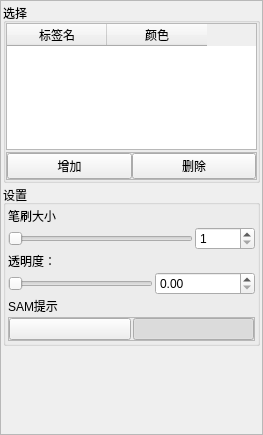
<?xml version="1.0" encoding="UTF-8"?>
<ui version="4.0">
 <class>Form</class>
 <widget class="QWidget" name="Form">
  <property name="geometry">
   <rect>
    <x>0</x>
    <y>0</y>
    <width>263</width>
    <height>435</height>
   </rect>
  </property>
  <property name="windowTitle">
   <string>Form</string>
  </property>
  <layout class="QVBoxLayout" name="verticalLayout">
   <property name="spacing">
    <number>0</number>
   </property>
   <property name="leftMargin">
    <number>0</number>
   </property>
   <property name="topMargin">
    <number>0</number>
   </property>
   <property name="rightMargin">
    <number>0</number>
   </property>
   <property name="bottomMargin">
    <number>0</number>
   </property>
   <item>
    <widget class="QScrollArea" name="scrollArea">
     <property name="widgetResizable">
      <bool>true</bool>
     </property>
     <widget class="QWidget" name="scrollAreaWidgetContents">
      <property name="geometry">
       <rect>
        <x>0</x>
        <y>0</y>
        <width>259</width>
        <height>431</height>
       </rect>
      </property>
      <layout class="QVBoxLayout" name="verticalLayout_2">
       <property name="spacing">
        <number>2</number>
       </property>
       <property name="leftMargin">
        <number>2</number>
       </property>
       <property name="topMargin">
        <number>2</number>
       </property>
       <property name="rightMargin">
        <number>2</number>
       </property>
       <property name="bottomMargin">
        <number>2</number>
       </property>
       <item>
        <widget class="QGroupBox" name="groupBox_3">
         <property name="title">
          <string>选择</string>
         </property>
         <layout class="QVBoxLayout" name="verticalLayout_15">
          <property name="spacing">
           <number>2</number>
          </property>
          <property name="leftMargin">
           <number>0</number>
          </property>
          <property name="topMargin">
           <number>0</number>
          </property>
          <property name="rightMargin">
           <number>0</number>
          </property>
          <property name="bottomMargin">
           <number>0</number>
          </property>
          <item>
           <widget class="QTableWidget" name="tableWidget">
            <property name="sizePolicy">
             <sizepolicy hsizetype="Preferred" vsizetype="Preferred">
              <horstretch>0</horstretch>
              <verstretch>0</verstretch>
             </sizepolicy>
            </property>
            <property name="minimumSize">
             <size>
              <width>0</width>
              <height>120</height>
             </size>
            </property>
            <column>
             <property name="text">
              <string>标签名</string>
             </property>
            </column>
            <column>
             <property name="text">
              <string>颜色</string>
             </property>
            </column>
           </widget>
          </item>
          <item>
           <widget class="QFrame" name="frame">
            <property name="frameShape">
             <enum>QFrame::Shape::StyledPanel</enum>
            </property>
            <property name="frameShadow">
             <enum>QFrame::Shadow::Raised</enum>
            </property>
            <layout class="QHBoxLayout" name="horizontalLayout">
             <property name="spacing">
              <number>0</number>
             </property>
             <property name="leftMargin">
              <number>0</number>
             </property>
             <property name="topMargin">
              <number>0</number>
             </property>
             <property name="rightMargin">
              <number>0</number>
             </property>
             <property name="bottomMargin">
              <number>0</number>
             </property>
             <item>
              <widget class="QPushButton" name="pushButton">
               <property name="text">
                <string>增加</string>
               </property>
              </widget>
             </item>
             <item>
              <widget class="QPushButton" name="pushButton_2">
               <property name="text">
                <string>删除</string>
               </property>
              </widget>
             </item>
            </layout>
           </widget>
          </item>
         </layout>
        </widget>
       </item>
       <item>
        <widget class="QGroupBox" name="groupBox_2">
         <property name="title">
          <string>设置</string>
         </property>
         <layout class="QVBoxLayout" name="verticalLayout_14">
          <property name="spacing">
           <number>2</number>
          </property>
          <property name="leftMargin">
           <number>2</number>
          </property>
          <property name="topMargin">
           <number>2</number>
          </property>
          <property name="rightMargin">
           <number>2</number>
          </property>
          <property name="bottomMargin">
           <number>2</number>
          </property>
          <item>
           <widget class="QLabel" name="label">
            <property name="text">
             <string>笔刷大小</string>
            </property>
           </widget>
          </item>
          <item>
           <layout class="QHBoxLayout" name="horizontalLayout_2">
            <item>
             <widget class="QSlider" name="sldPaint">
              <property name="minimum">
               <number>1</number>
              </property>
              <property name="maximum">
               <number>30</number>
              </property>
              <property name="orientation">
               <enum>Qt::Orientation::Horizontal</enum>
              </property>
             </widget>
            </item>
            <item>
             <widget class="QSpinBox" name="boxPaint">
              <property name="minimumSize">
               <size>
                <width>60</width>
                <height>0</height>
               </size>
              </property>
              <property name="maximumSize">
               <size>
                <width>100</width>
                <height>16777215</height>
               </size>
              </property>
              <property name="minimum">
               <number>1</number>
              </property>
              <property name="maximum">
               <number>30</number>
              </property>
             </widget>
            </item>
           </layout>
          </item>
          <item>
           <widget class="QLabel" name="label_9">
            <property name="sizePolicy">
             <sizepolicy hsizetype="Preferred" vsizetype="Fixed">
              <horstretch>0</horstretch>
              <verstretch>0</verstretch>
             </sizepolicy>
            </property>
            <property name="text">
             <string>透明度：  </string>
            </property>
           </widget>
          </item>
          <item>
           <layout class="QHBoxLayout" name="horizontalLayout_12">
            <item>
             <widget class="QSlider" name="sldAlphaSeg">
              <property name="maximum">
               <number>100</number>
              </property>
              <property name="orientation">
               <enum>Qt::Orientation::Horizontal</enum>
              </property>
             </widget>
            </item>
            <item>
             <widget class="QDoubleSpinBox" name="boxAlphaSeg">
              <property name="minimumSize">
               <size>
                <width>100</width>
                <height>0</height>
               </size>
              </property>
              <property name="maximumSize">
               <size>
                <width>100</width>
                <height>16777215</height>
               </size>
              </property>
              <property name="decimals">
               <number>2</number>
              </property>
              <property name="maximum">
               <double>1.000000000000000</double>
              </property>
              <property name="singleStep">
               <double>0.010000000000000</double>
              </property>
             </widget>
            </item>
           </layout>
          </item>
          <item>
           <widget class="QLabel" name="label_2">
            <property name="text">
             <string>SAM提示</string>
            </property>
           </widget>
          </item>
          <item>
           <widget class="QFrame" name="frame_2">
            <property name="frameShape">
             <enum>QFrame::Shape::StyledPanel</enum>
            </property>
            <property name="frameShadow">
             <enum>QFrame::Shadow::Raised</enum>
            </property>
            <layout class="QHBoxLayout" name="horizontalLayout_3">
             <property name="spacing">
              <number>2</number>
             </property>
             <property name="leftMargin">
              <number>0</number>
             </property>
             <property name="topMargin">
              <number>0</number>
             </property>
             <property name="rightMargin">
              <number>0</number>
             </property>
             <property name="bottomMargin">
              <number>0</number>
             </property>
             <item>
              <widget class="QPushButton" name="pushButton_4">
               <property name="text">
                <string/>
               </property>
               <property name="checkable">
                <bool>true</bool>
               </property>
              </widget>
             </item>
             <item>
              <widget class="QPushButton" name="pushButton_3">
               <property name="text">
                <string/>
               </property>
               <property name="checkable">
                <bool>true</bool>
               </property>
               <property name="checked">
                <bool>true</bool>
               </property>
               <property name="autoDefault">
                <bool>false</bool>
               </property>
               <property name="flat">
                <bool>false</bool>
               </property>
              </widget>
             </item>
            </layout>
           </widget>
          </item>
         </layout>
        </widget>
       </item>
       <item>
        <spacer name="verticalSpacer">
         <property name="orientation">
          <enum>Qt::Orientation::Vertical</enum>
         </property>
         <property name="sizeHint" stdset="0">
          <size>
           <width>20</width>
           <height>150</height>
          </size>
         </property>
        </spacer>
       </item>
      </layout>
     </widget>
    </widget>
   </item>
  </layout>
 </widget>
 <resources/>
 <connections>
  <connection>
   <sender>sldPaint</sender>
   <signal>valueChanged(int)</signal>
   <receiver>boxPaint</receiver>
   <slot>setValue(int)</slot>
   <hints>
    <hint type="sourcelabel">
     <x>82</x>
     <y>187</y>
    </hint>
    <hint type="destinationlabel">
     <x>157</x>
     <y>188</y>
    </hint>
   </hints>
  </connection>
  <connection>
   <sender>boxPaint</sender>
   <signal>valueChanged(int)</signal>
   <receiver>sldPaint</receiver>
   <slot>setValue(int)</slot>
   <hints>
    <hint type="sourcelabel">
     <x>178</x>
     <y>198</y>
    </hint>
    <hint type="destinationlabel">
     <x>87</x>
     <y>195</y>
    </hint>
   </hints>
  </connection>
 </connections>
</ui>
